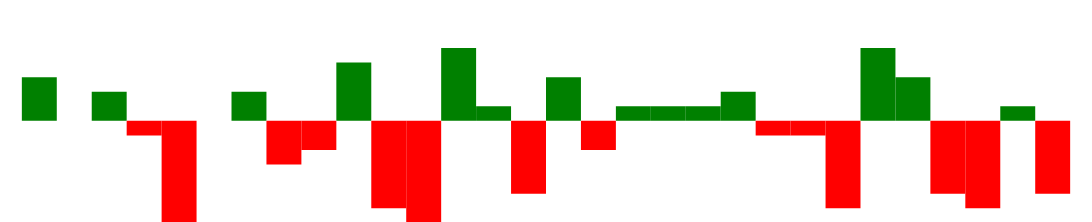

Vega-Lite specification for this chart:
### Vega specification from a JSON file in a GitHub repository (floating-point values rounded to 4 significant figures)
{"$schema": "https://vega.github.io/schema/vega/v5.json", "width": 250, "height": 40, "padding": 0, "data": [{"name": "table", "values": [{"game": "g1", "diff": 3}, {"game": "g2", "diff": 0}, {"game": "g3", "diff": 2}, {"game": "g4", "diff": -1}, {"game": "g5", "diff": -7}, {"game": "g6", "diff": 0}, {"game": "g7", "diff": 2}, {"game": "g8", "diff": -3}, {"game": "g9", "diff": -2}, {"game": "g10", "diff": 4}, {"game": "g11", "diff": -6}, {"game": "g12", "diff": -7}, {"game": "g13", "diff": 5}, {"game": "g14", "diff": 1}, {"game": "g15", "diff": -5}, {"game": "g16", "diff": 3}, {"game": "g17", "diff": -2}, {"game": "g18", "diff": 1}, {"game": "g19", "diff": 1}, {"game": "g20", "diff": 1}, {"game": "g21", "diff": 2}, {"game": "g22", "diff": -1}, {"game": "g23", "diff": -1}, {"game": "g24", "diff": -6}, {"game": "g25", "diff": 5}, {"game": "g26", "diff": 3}, {"game": "g27", "diff": -5}, {"game": "g28", "diff": -6}, {"game": "g29", "diff": 1}, {"game": "g30", "diff": -5}]}], "signals": [{"name": "tooltip", "value": {}, "on": [{"events": "rect:mouseover", "update": "datum"}, {"events": "rect:mouseout", "update": "{}"}]}], "scales": [{"name": "xscale", "type": "band", "domain": {"data": "table", "field": "game"}, "range": "width", "padding": 0.05, "round": true}, {"name": "yscale", "domain": {"data": "table", "field": "diff"}, "nice": true, "range": "height"}], "axes": [{"orient": "bottom", "scale": "xscale", "labels": false, "ticks": false}, {"orient": "right", "scale": "yscale", "labels": false, "ticks": false}], "marks": [{"type": "rect", "from": {"data": "table"}, "encode": {"enter": {"x": {"scale": "xscale", "field": "game"}, "width": {"scale": "xscale", "band": 1}, "y": {"scale": "yscale", "field": "diff"}, "y2": {"scale": "yscale", "value": 0}, "fill": [{"test": "datum.diff > 0", "value": "green"}, {"value": "red"}]}, "update": {"fill": [{"test": "datum.diff > 0", "value": "green"}, {"value": "red"}]}, "hover": {"fill": {"value": "black"}}}}, {"type": "text", "encode": {"enter": {"align": {"value": "center"}, "baseline": {"value": "bottom"}, "fill": {"value": "#333"}}, "update": {"x": {"scale": "xscale", "signal": "tooltip.game", "band": 0.5}, "y": {"scale": "yscale", "signal": "tooltip.diff", "offset": 0.05}, "text": {"signal": "tooltip.diff"}, "fillOpacity": [{"test": "datum === tooltip", "value": 0}, {"value": 1}]}}}], "config": {}}
